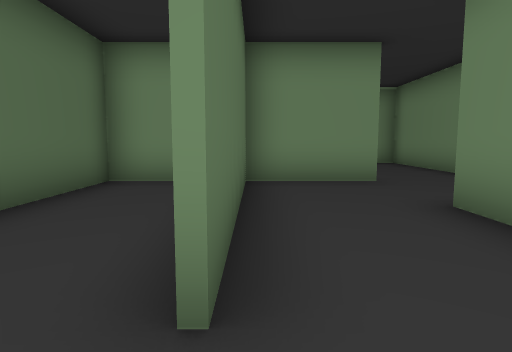
[1] (above)

24 first-person views from a walk through a scene from a Unity 3-D project. The camera is 1.2 m above the floor, tilts 6° down and sees 75° across. The floor is counted in squares, 1.62 m on a side. Each view is taken from the middle of a square. On the plan, view 1 faces up. The plan holds only what a view shows up to about 11 squares ahead; the rest is blank. The player character is not drawn.

[2]
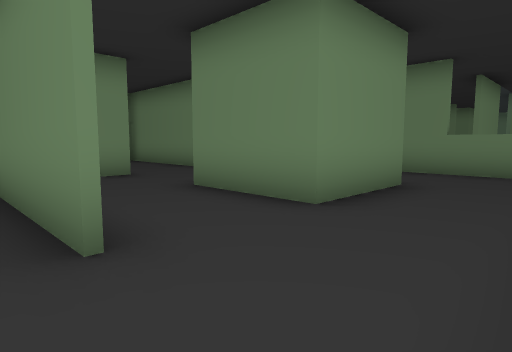

[3]
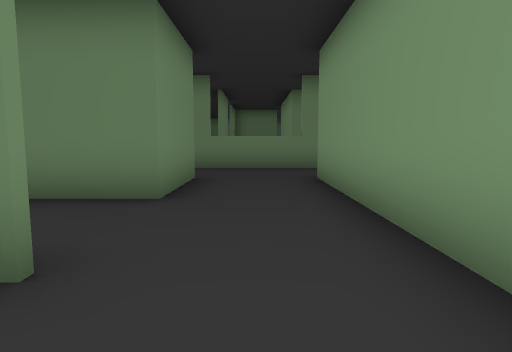

[4]
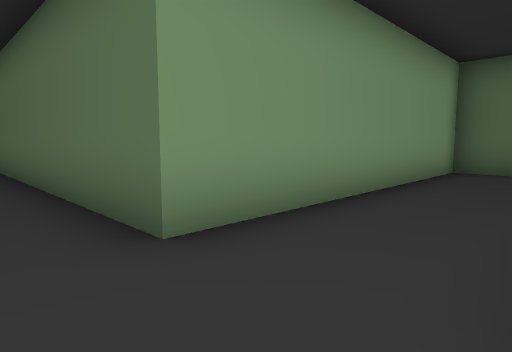

[5]
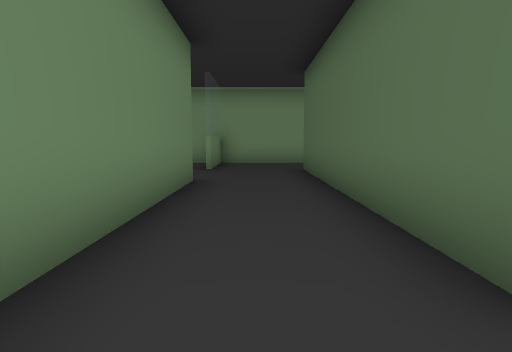

[6]
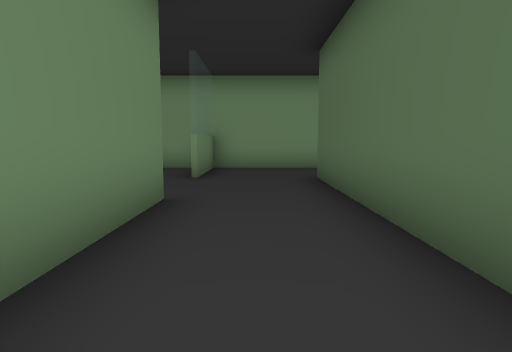

[7]
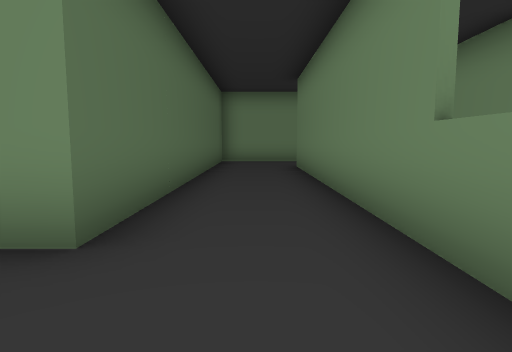

[8]
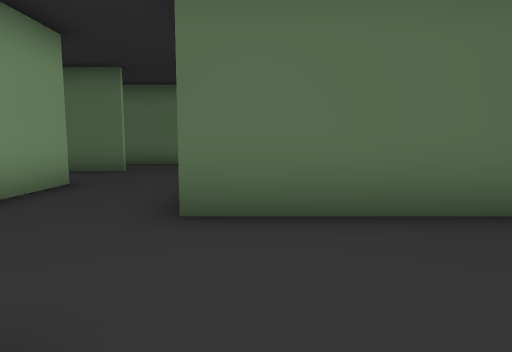

[9]
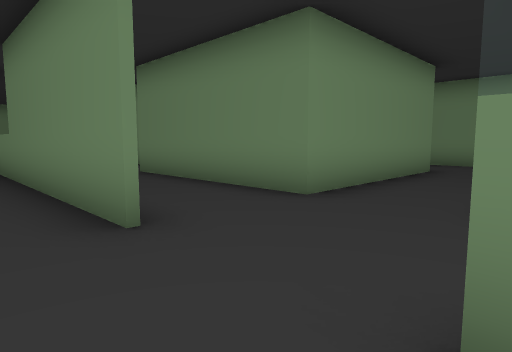

[10]
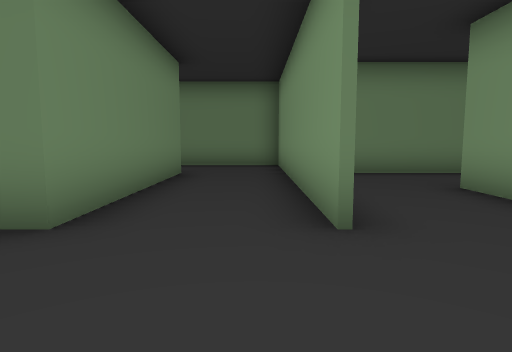

[11]
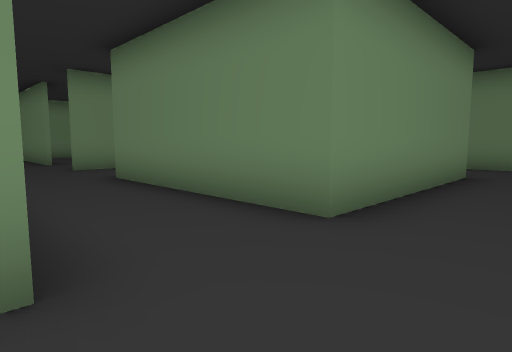

[12]
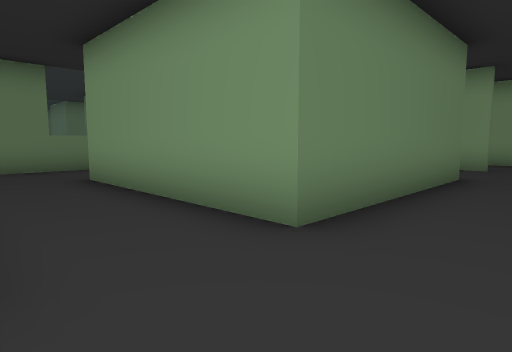

[13]
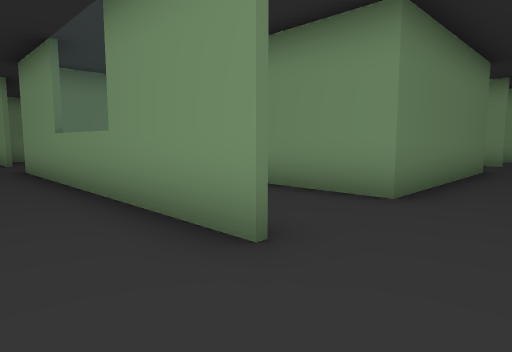

[14]
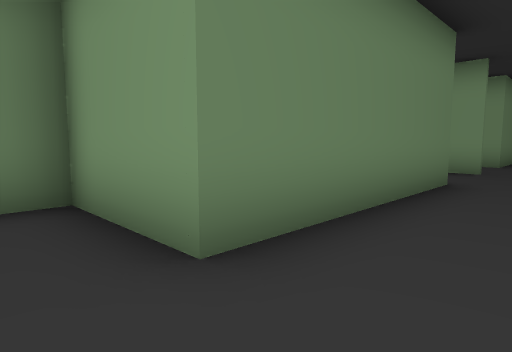

[15]
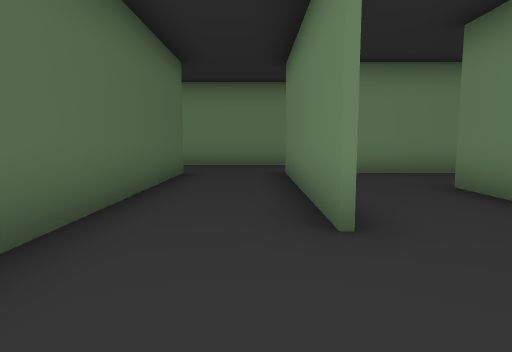

[16]
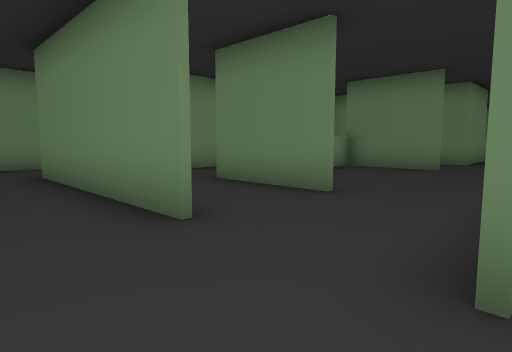

[17]
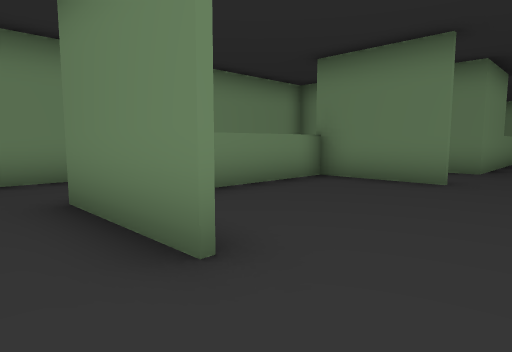

[18]
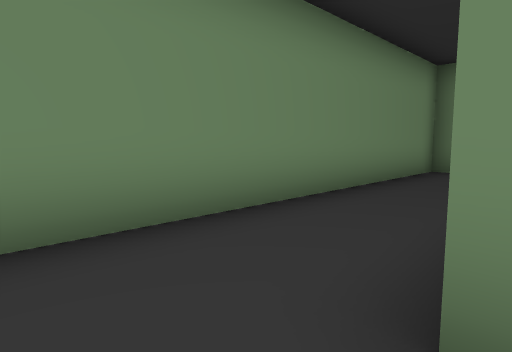

[19]
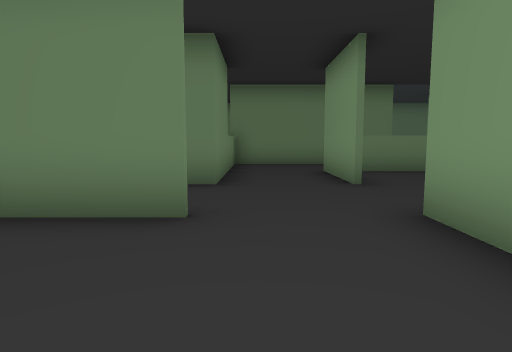

[20]
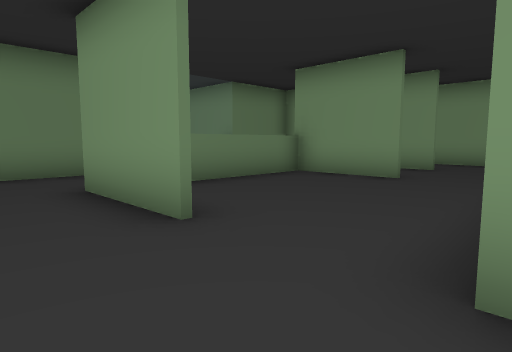

[21]
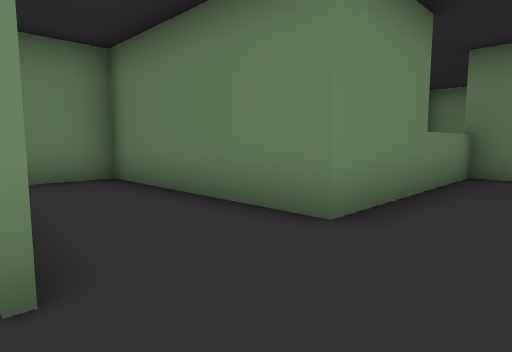

[22]
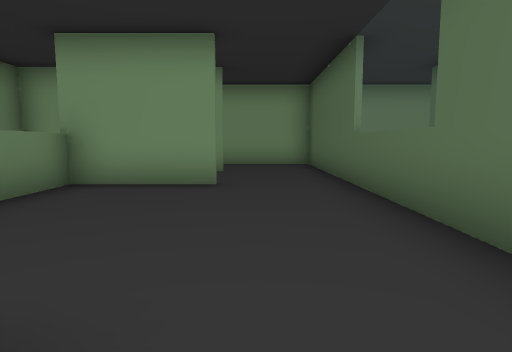

[23]
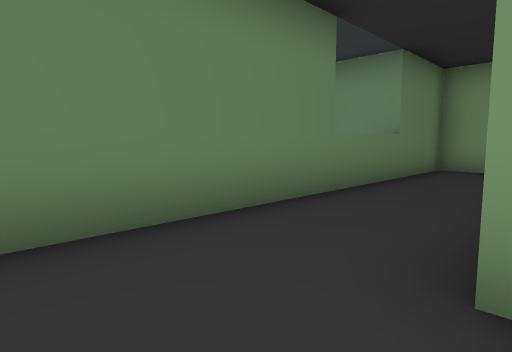

[24]
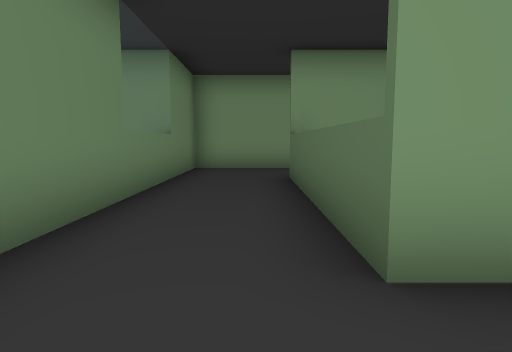

### Floor plan
Points are (right, up) in squares from view 1. A wall is a line through its corners. A room is listed if a view was taken in it or the views show most of it. See-through windows are left out.
Room 1 (views 1, 2, 3, 4, 5, 6, 7, 9, 10, 11)
walls: (2.1, -11.2) (7, -11.2); (-2.7, -10.5) (-2.7, -12.2); (7.2, -11.2) (7.2, -8.8); (7.2, -6.4) (7.2, 8.8); (-2.7, -0.1) (-2.7, -1.2) (4.8, -1.2) (4.8, -8.9); (-0.3, 1.1) (-0.3, 4.4); (-0.2, 3.4) (-0.2, 1.2); (-1.5, 6.2) (-2.7, 6.2) (-2.7, 3.5); (4.8, 8.6) (4.8, 1.2) (2.2, 1.2) (2.2, 3.9)
ways out: opening at (7, -7.5) to room 2; opening at (7, 0) to room 2; opening at (6, 8) to room 3; opening at (1.5, 2.5) to room 10; opening at (1.5, -12.5)
Room 2 (views 8, 12, 15, 16)
walls: (12.4, 1.2) (9.6, 1.2); (17.2, -2.1) (17.2, 0.5); (14.9, -6.3) (9.7, -6.3) (9.7, -1.2) (14.8, -1.2); (9.6, -8.7) (17.2, -8.7) (17.2, -5.5)
ways out: opening at (7, -7.5) to room 1; opening at (7, 0) to room 1; opening at (8.5, 1) to room 3; opening at (8.5, -9) to room 8
Room 3 (views 13, 14)
walls: (7.3, 8.8) (7.3, 3.1); (10.2, 11.2) (6.8, 11.2); (9.7, 3.6) (9.7, 8.8) (12.2, 8.8); (4.8, 10.1) (4.8, 8.6)
ways out: opening at (6, 8) to room 1; opening at (8.5, 1) to room 2; opening at (10, 2.5) to room 4
Room 4 (views 17, 18)
walls: (12.2, 3.6) (12.2, 6.4); (9.6, 1.3) (12.5, 1.3); (13.4, 8.7) (11.2, 8.7)
ways out: opening at (10, 2.5) to room 3; opening at (12, 2.5) to room 5; opening at (12.5, 7.5) to room 5
Room 5 (view 19)
walls: (17.2, 3.6) (17.2, 6.2) (15.9, 6.2); (16.4, 8.7) (13.4, 8.7); (12.5, 1.3) (16.4, 1.3)
ways out: opening at (12, 2.5) to room 4; opening at (12.5, 7.5) to room 4; opening at (17, 2.5) to room 6; opening at (17, 7.5) to room 6
Room 6 (views 20, 21, 22, 23, 24)
walls: (19.6, 1.3) (22.3, 1.3); (16.4, 1.3) (17.4, 1.3); (24.7, 1.5) (24.7, 3.7) (19.7, 3.7) (19.7, 8.7) (16.4, 8.7)
ways out: opening at (17, 2.5) to room 5; opening at (17, 7.5) to room 5; opening at (18.5, 1) to room 7; opening at (23.5, 1) to room 7
Room 7 (no view inside)
walls: (22.2, 0) (22.2, 0.5); (22.3, 1.3) (22.3, 0); (19.6, -3.7) (22.2, -3.7) (22.2, -1.9); (17.3, -0.1) (17.3, -3.5); (24.7, -2.5) (24.7, 1.5)
ways out: opening at (18.5, 1) to room 6; opening at (23.5, 1) to room 6; opening at (18.5, -4) to room 9; opening at (23.5, -3.5) to room 9
Room 8 (no view inside)
walls: (14.7, -11.4) (14.7, -10.2); (7, -11.2) (12.4, -11.2)
ways out: opening at (8.5, -9) to room 2; opening at (13.5, -12.5)
Room 9 (no view inside)
walls: (19.8, -6.2) (24.7, -6.2) (24.7, -2.5); (22.3, -1.9) (22.3, -3.9); (17.3, -3.5) (17.3, -5.5)
ways out: opening at (18.5, -4) to room 7; opening at (23.5, -3.5) to room 7; opening at (18.5, -6)
Room 10 (no view inside)
walls: (2.4, 6.2) (-0.2, 6.2); (-0.2, 5.9) (-0.2, 3.4)
ways out: opening at (1.5, 2.5) to room 1; opening at (3.5, 6)

Positions as (right, up) in squares from view 1, and headings:
1: (0, 0), facing up
2: (-1, -1), facing up-right
3: (-2, 0), facing right
4: (6, 1), facing down-left
5: (6, 0), facing down
6: (6, -2), facing down
7: (6, -1), facing up
8: (8, -8), facing left
9: (6, -9), facing up-right
10: (7, -8), facing right
11: (7, -8), facing up-right
12: (8, 1), facing down-right
13: (8, 3), facing down-right
14: (8, 10), facing down-right
15: (9, 1), facing up
16: (8, 1), facing up-right
17: (11, 2), facing up-right
18: (11, 6), facing up-right
19: (14, 3), facing right
20: (17, 3), facing down-right
21: (17, 2), facing up-right
22: (19, 2), facing down
23: (22, 3), facing down-right
24: (23, 3), facing down
